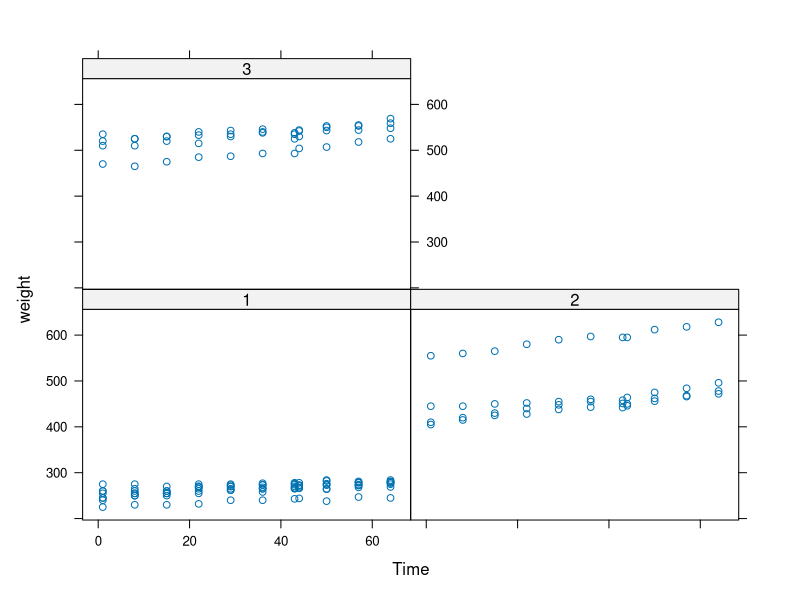
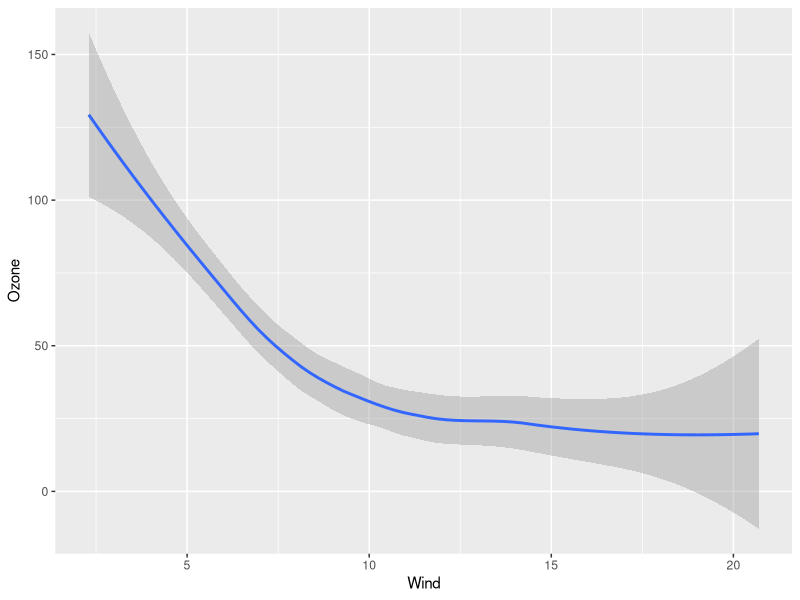
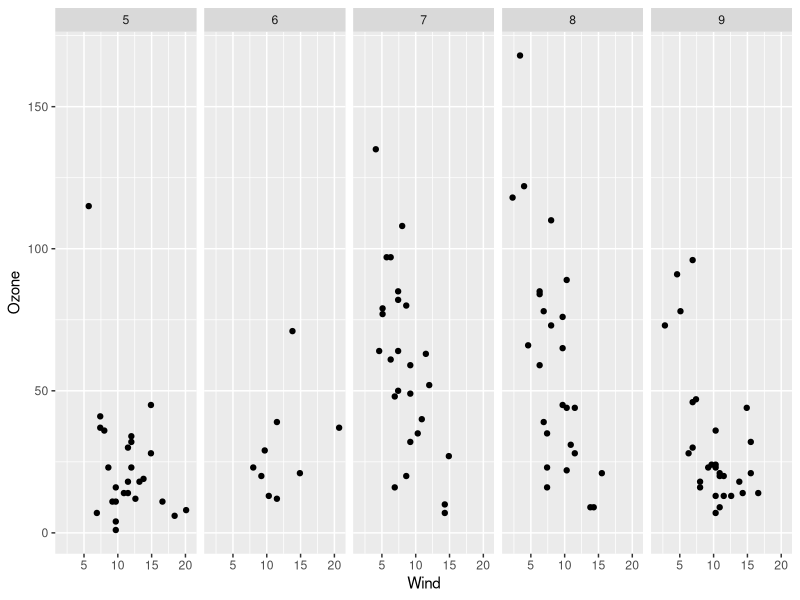
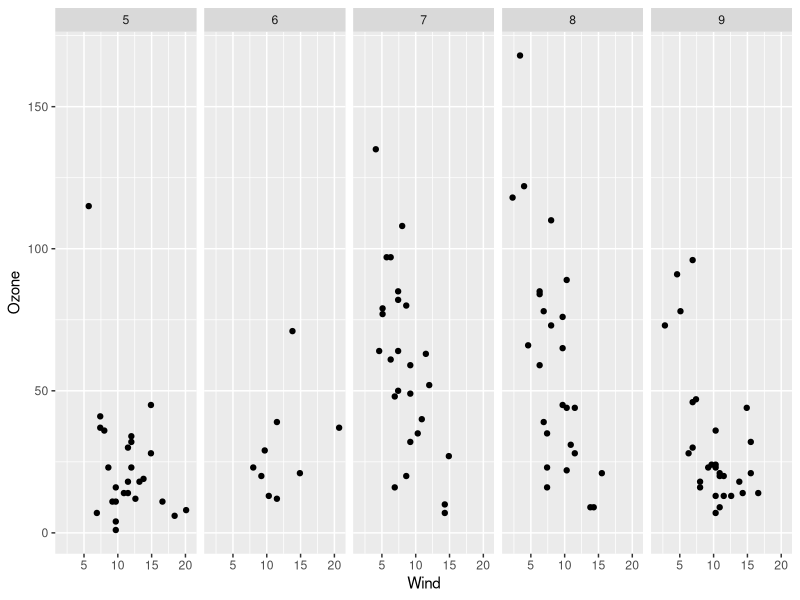
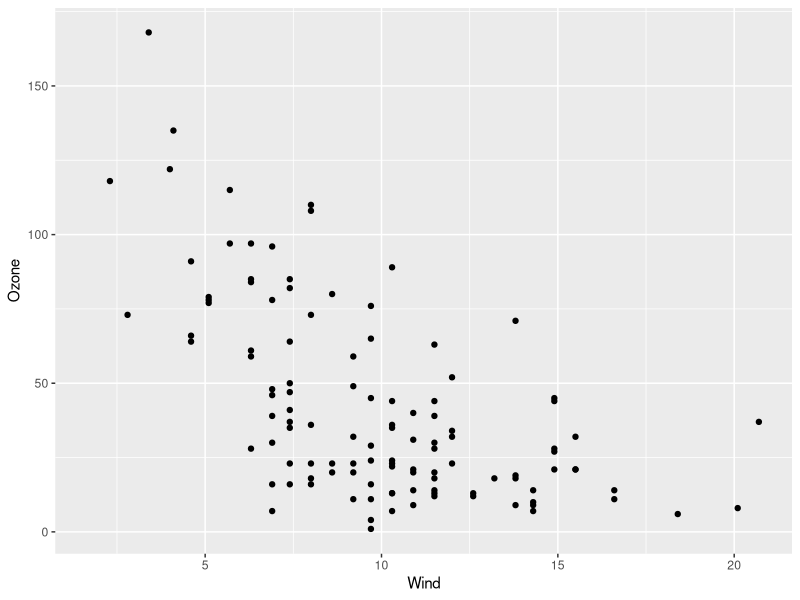

Write R code to recreate these figures, in order. (Note: this script raises an error after producing the figures.)
library(nlme)
library(lattice)
xyplot(weight ~ Time | Diet, BodyWeight)

library(datasets)
data(airquality)

library(ggplot2)
qplot(Wind, Ozone, data = airquality, geom = "smooth")
qplot(Wind, Ozone, data = airquality, facets = . ~ factor(Month))
airquality = transform(airquality, Month = factor(Month))
qplot(Wind, Ozone, data = airquality, facets = . ~ Month)

qplot(Wind, Ozone, data = airquality)

library(ggplot2)
g <- ggplot(movies, aes(votes, rating))
print(g)

qplot(votes, rating, data = movies)
qplot(votes, rating, data = movies) + stats_smooth("loess")

library(ggplot2)
g <- ggplot(movies, aes(x="votes", y="rating"))
print(g)
